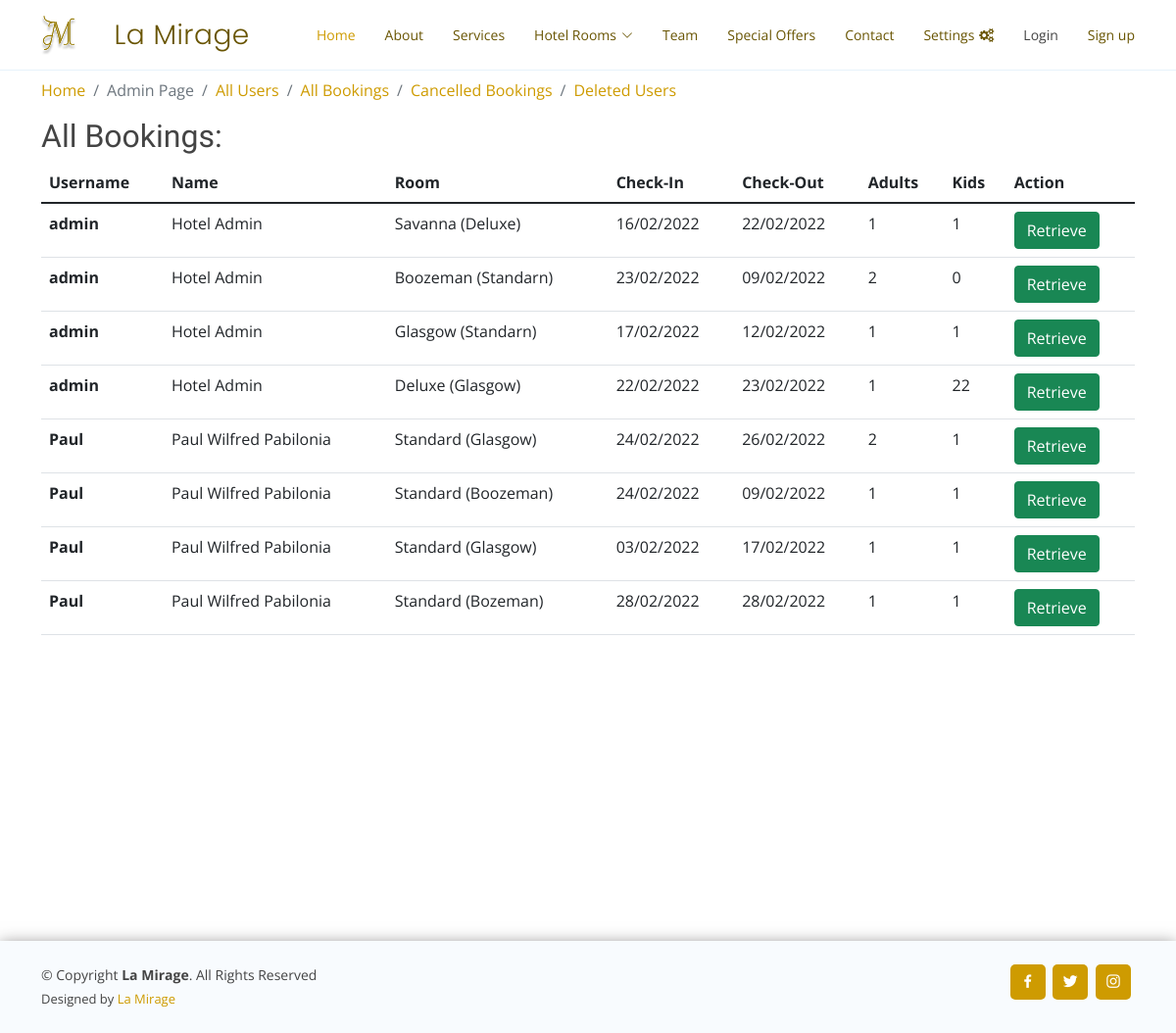
Page /all_cancelled_bookings on the earlier database version.
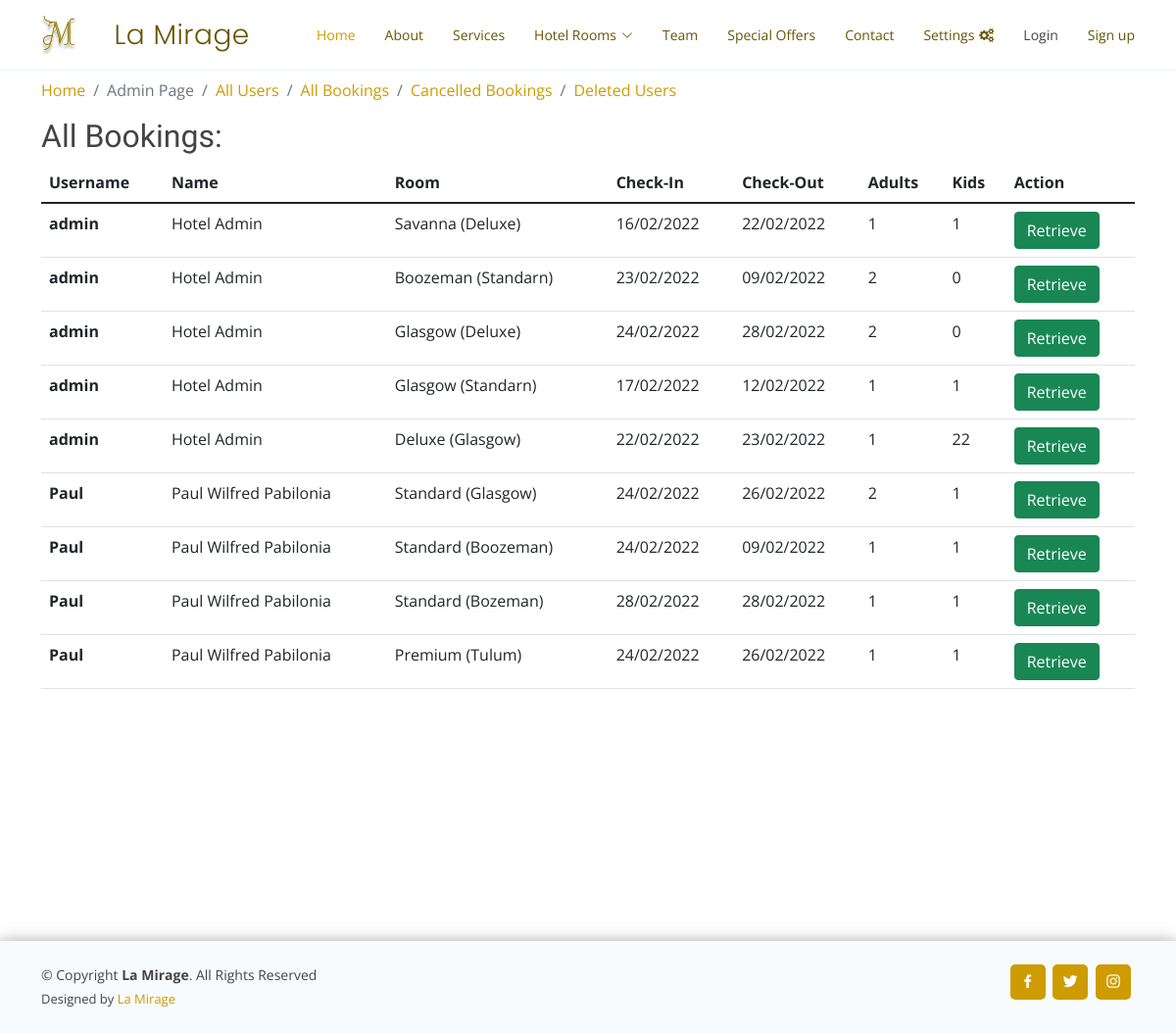
Same page on the later database version.
### reservation/models.py (models this page shows, shortened)
class Booking(models.Model):
    client = models.ForeignKey(User, on_delete=models.CASCADE,related_name="booking",default=None)
    user_profile = models.ForeignKey(UserProfile, on_delete=models.CASCADE,related_name="booking_profile",default=None)
    checkIn = models.CharField(max_length=100)
    checkOut = models.CharField(max_length=100)
    numAdults = models.IntegerField(default=0)
    numKids = models.IntegerField(default=0)
    mop = models.CharField(max_length=200)
    room_category = models.CharField(max_length=200,default=None)
    room_type = models.CharField(max_length=200,default=None)
    is_cancelled = models.BooleanField(default=False,blank= True)
    created_at = models.DateTimeField(auto_now_add=True)
    update_at = models.DateTimeField(auto_now=True)

class User(AbstractUser):
    pass

### reservation/views.py (the view)
# urls.py: path("all_cancelled_bookings", views.all_cancelled_bookings, name= "all_cancelled_bookings"),
def all_cancelled_bookings(request):
    bookings = Booking.objects.filter(is_cancelled=True)
    return render(request, "reservation/cancelled_bookings.html",
                  {'bookings': bookings})

### reservation/templates/reservation/cancelled_bookings.html (shortened to what this page needs)
{% extends 'reservation/admin_layout.html' %}
{% load static %}
{% block body %}
<h2>All Bookings:</h2>
<table class="table">
  <thead class="thead-dark">
    <tr>
      <th scope="col">Username</th>
      <th scope="col">Name</th>
      <th scope="col">Room</th>
      <th scope="col">Check-In</th>
      <th scope="col">Check-Out</th>
      <th scope="col">Adults</th>
      <th scope="col">Kids</th>
      <th scope="col">Action</th>
    </tr>
  </thead>
  <tbody>
    {% for book in bookings %}
    <tr>
      <th scope="row">{{ book.client.username }}</th>
      <td>{{book.client.first_name}} {{book.client.last_name}}</td>
      <td>{{ book.room_category }} ({{ book.room_type }})</td>
      <td>{{ book.checkIn }}</td>
      <td>{{ book.checkOut }}</td>
      <td>{{ book.numAdults }}</td>
      <td>{{ book.numKids }}</td>
      <td>
        <a href="{% url 'retrieve_cancelled_bookings' book.id %}" class="btn btn-success">Retrieve</a>
      </td>
    </tr>
    {% endfor %}
  </tbody>
</table>
{% endblock %}

Differences in the rows shown:
no longer on this page (row edited): Booking: client.username "Paul", client.first_name "Paul Wilfred", client.last_name "Pabilonia", room_category "Standard", room_type "Glasgow", checkIn "03/02/2022", checkOut "17/02/2022", numAdults "1", numKids "1"
now on this page (row edited): Booking: client.username "admin", client.first_name "Hotel", client.last_name "Admin", room_category "Glasgow", room_type "Deluxe", checkIn "24/02/2022", checkOut "28/02/2022", numAdults "2", numKids "0"
added Booking: client.username "Paul", client.first_name "Paul Wilfred", client.last_name "Pabilonia", room_category "Premium", room_type "Tulum", checkIn "24/02/2022", checkOut "26/02/2022", numAdults "1", numKids "1"
